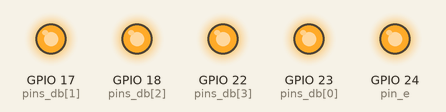
Simulated run of this program. Board: Raspberry Pi (BCM pin numbers). On the bench: output pins drawn as LEDs (lit = HIGH). Pins used as bus, display or sensor lines are not drawn; what the program prints to the terminal is not drawn. At 1.0 s the program stops and its outputs stay as they are.

Above: at 0.1 s.
Timing chart, 0 to 1.6 s (numbered marks = the images above):
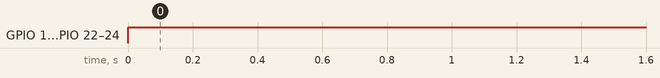

The program:

lcd_test.py
```python
pin_rs=4
pin_e=24
pins_db=[23, 17, 18, 22]

import RPi.GPIO as GPIO
from time import sleep

def delayMicroseconds(self, microseconds):
        seconds = microseconds / float(1000000)        # divide microseconds by 1 million for seconds
        sleep(seconds)


GPIO.setmode(GPIO.BCM)
GPIO.setup(pin_e, GPIO.OUT)
GPIO.setup(pin_rs, GPIO.OUT)

for pin in pins_db:
  print(pin)
  GPIO.setup(pin, GPIO.OUT)
  GPIO.output(pin, True)

GPIO.output(pin_rs, True)
GPIO.output(pin_e, True)
sleep(1)
```

Measured:
- by itself, GPIO 17 (pins_db[1]), GPIO 18 (pins_db[2]), GPIO 22 (pins_db[3]), GPIO 23 (pins_db[0]), GPIO 24 (pin_e): LOW → HIGH at 0.00 s
